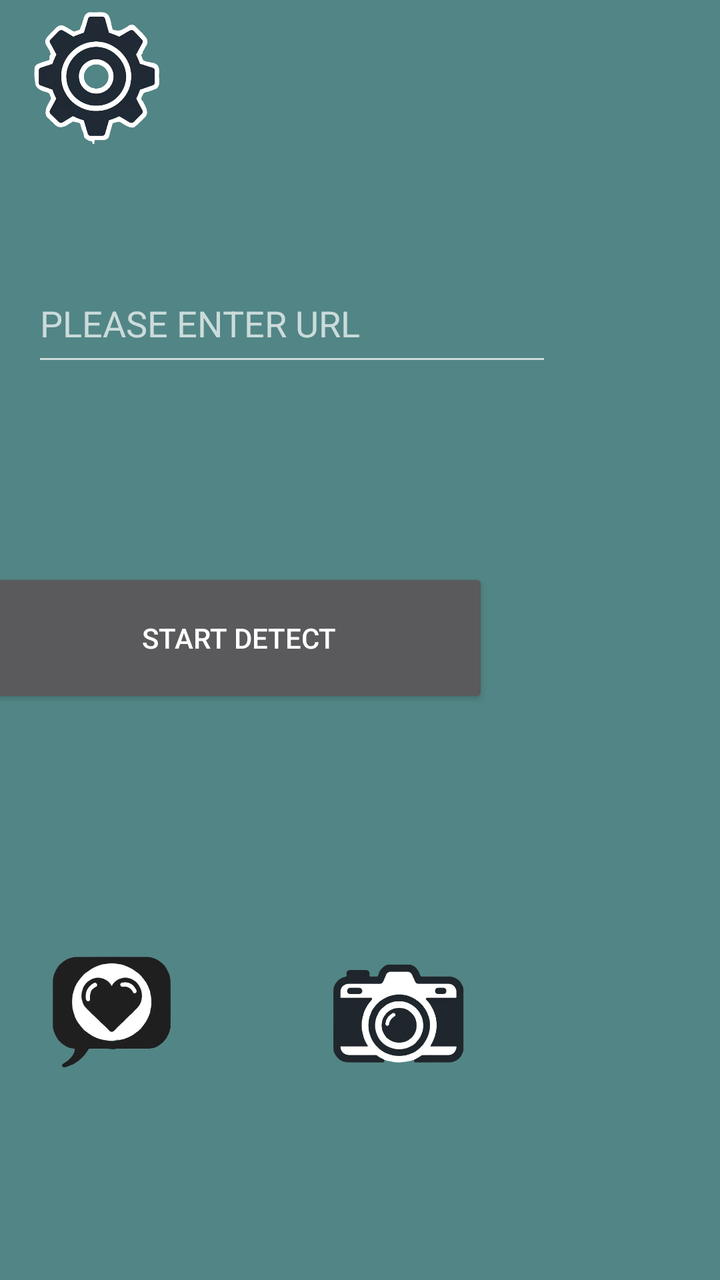
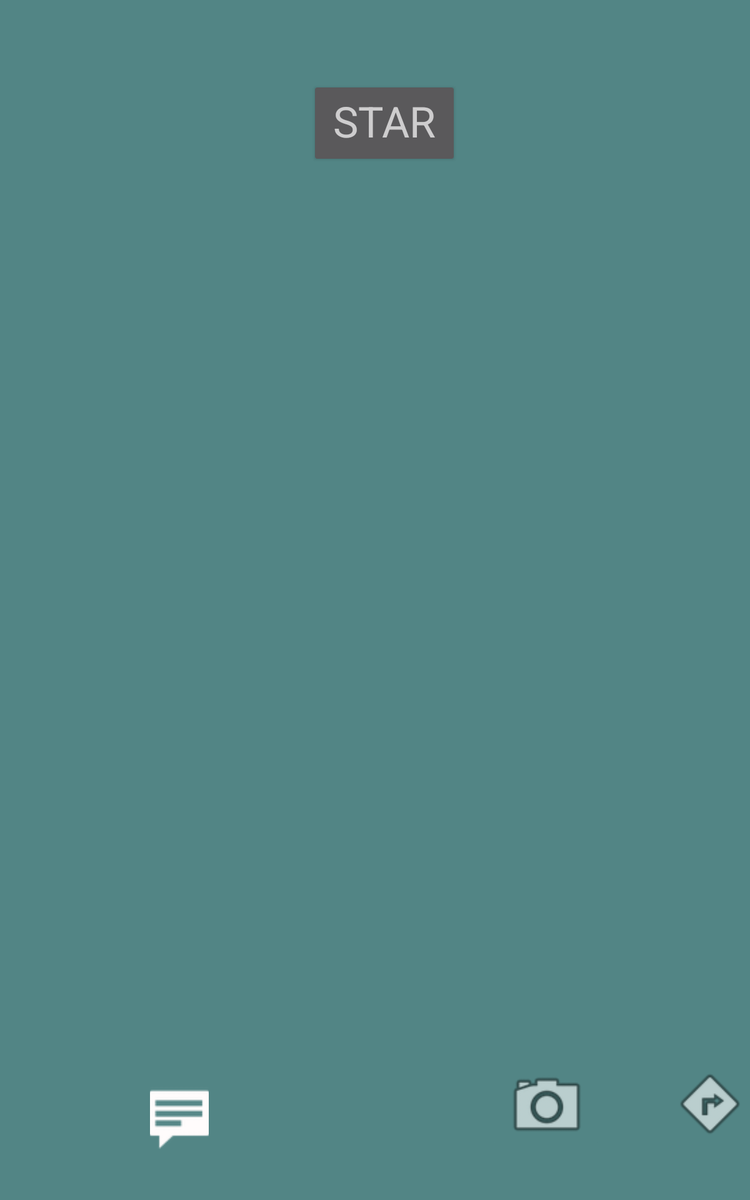

An Android layout and its configuration variant, each rendered on a device that would load it. The default file and the variant file are quoted in full after the pictures.
<!-- AndroidManifest.xml: application theme Theme.Design.NoActionBar -->
<!-- res/layout/fragment_home.xml -->
<?xml version="1.0" encoding="utf-8"?>
<FrameLayout xmlns:android="http://schemas.android.com/apk/res/android"
    xmlns:app="http://schemas.android.com/apk/res-auto"
    xmlns:tools="http://schemas.android.com/tools"
    android:id="@+id/drawer_layout"
    android:layout_width="match_parent"
    android:layout_height="match_parent"
    android:background="#528585"
    tools:context=".FragmentHome">

    <androidx.constraintlayout.widget.ConstraintLayout
        android:layout_width="match_parent"
        android:layout_height="match_parent">


        <androidx.constraintlayout.widget.Guideline
            android:id="@+id/guideline16"
            android:layout_width="wrap_content"
            android:layout_height="wrap_content"
            android:orientation="vertical"
            app:layout_constraintGuide_percent="0.2" />

        <ImageButton
            android:id="@+id/imageButton4"
            android:layout_width="101dp"
            android:layout_height="98dp"
            android:layout_marginTop="136dp"
            android:layout_marginEnd="84dp"
            android:background="@color/背景"
            android:backgroundTint="@color/背景"
            android:scaleType="centerCrop"
            android:src="@mipmap/favorites"
            app:layout_constraintEnd_toStartOf="@+id/guideline13"
            app:layout_constraintTop_toTopOf="@+id/guideline5"
            tools:ignore="SpeakableTextPresentCheck,TouchTargetSizeCheck" />

        <ImageButton
            android:id="@+id/camerabutton1"
            android:layout_width="114dp"
            android:layout_height="100dp"
            android:layout_marginTop="136dp"
            android:backgroundTint="@color/背景"
            android:scaleType="centerCrop"
            android:src="@mipmap/camera"
            app:layout_constraintEnd_toStartOf="@+id/guideline17"
            app:layout_constraintHorizontal_bias="0.684"
            app:layout_constraintStart_toStartOf="@+id/guideline16"
            app:layout_constraintTop_toTopOf="@+id/guideline5"
            tools:ignore="SpeakableTextPresentCheck" />


        <Button
            android:id="@+id/button"
            style="@style/Widget.AppCompat.Button"
            android:layout_width="250dp"
            android:layout_height="70dp"
            android:layout_marginTop="96dp"
            android:layout_marginEnd="44dp"
            android:text="@string/START_DETECT"

            app:layout_constraintEnd_toEndOf="@id/guideline17"
            app:layout_constraintTop_toBottomOf="@+id/urleditText" />

        <EditText
            android:id="@+id/urleditText"
            android:layout_width="260dp"
            android:layout_height="56dp"
            android:layout_marginTop="68dp"
            android:autofillHints=""
            android:ems="10"
            android:hint="@string/ENTER_URL"
            android:inputType="text"
            android:minHeight="48dp"
            app:layout_constraintEnd_toEndOf="parent"
            app:layout_constraintHorizontal_bias="0.16"
            app:layout_constraintStart_toStartOf="parent"
            app:layout_constraintTop_toTopOf="@+id/guideline14"
            tools:ignore="LabelFor,MissingConstraints" />

        <androidx.constraintlayout.widget.Guideline
            android:id="@+id/guideline13"
            android:layout_width="wrap_content"
            android:layout_height="wrap_content"
            android:layout_marginBottom="767dp"
            android:orientation="vertical"
            app:layout_constraintBottom_toTopOf="@+id/camerabutton1"
            app:layout_constraintEnd_toEndOf="parent"
            app:layout_constraintGuide_percent="0.53"
            app:layout_constraintStart_toStartOf="parent"
            app:layout_constraintTop_toTopOf="parent" />

        <ImageButton
            android:id="@+id/imageButton2"
            android:layout_width="88dp"
            android:layout_height="68dp"
            android:layout_marginStart="4dp"
            android:layout_marginTop="4dp"
            android:background="@color/背景"
            android:contentDescription="@string/todo"
            android:scaleType="fitCenter"
            android:src="@mipmap/settings_icon"
            app:layout_constraintStart_toStartOf="parent"
            app:layout_constraintTop_toTopOf="parent" />

        <androidx.constraintlayout.widget.Guideline
            android:id="@+id/guideline5"
            android:layout_width="wrap_content"
            android:layout_height="wrap_content"
            android:orientation="horizontal"
            app:layout_constraintGuide_percent="0.5" />

        <androidx.constraintlayout.widget.Guideline
            android:id="@+id/guideline14"
            android:layout_width="wrap_content"
            android:layout_height="wrap_content"
            android:orientation="horizontal"
            app:layout_constraintGuide_percent="0.1" />

        <androidx.constraintlayout.widget.Guideline
            android:id="@+id/guideline17"
            android:layout_width="wrap_content"
            android:layout_height="wrap_content"
            android:orientation="vertical"
            app:layout_constraintGuide_percent="0.8" />


    </androidx.constraintlayout.widget.ConstraintLayout>

</FrameLayout>
<!-- resources referenced by this layout -->
<resources>
  <!-- mipmap camera: png bitmap (mipmap-hdpi, 82143 bytes) -->
  <!-- mipmap favorites: png bitmap (mipmap-hdpi, 43052 bytes) -->
  <!-- mipmap settings_icon: png bitmap (mipmap-hdpi, 143793 bytes) -->
  <string name="ENTER_URL">PLEASE ENTER URL</string>
  <string name="START_DETECT">START DETECT</string>
  <string name="todo">TODO</string>
</resources>
<!-- res/layout-sw600dp/fragment_home.xml (the repository's variant of the layout above) -->
<!-- drawn on a 7-inch tablet held upright -->
<?xml version="1.0" encoding="utf-8"?>
<FrameLayout xmlns:android="http://schemas.android.com/apk/res/android"
    xmlns:app="http://schemas.android.com/apk/res-auto"
    xmlns:tools="http://schemas.android.com/tools"
    android:id="@+id/drawer_layout"
    android:layout_width="match_parent"
    android:layout_height="match_parent"
    android:background="#528585"
    tools:context=".FragmentHome">

    <androidx.constraintlayout.widget.ConstraintLayout
        android:layout_width="match_parent"
        android:layout_height="match_parent">


        <ImageButton
            android:id="@+id/imageButton4"
            android:layout_width="47dp"
            android:layout_height="55dp"
            android:layout_marginStart="120dp"
            android:background="@color/背景"
            android:backgroundTint="@color/背景"
            android:scaleType="centerCrop"
            android:src="@android:drawable/stat_notify_chat"
            app:layout_constraintBottom_toBottomOf="@+id/camerabutton1"
            app:layout_constraintStart_toStartOf="parent"
            app:layout_constraintTop_toTopOf="@+id/camerabutton1"
            app:layout_constraintVertical_bias="1.0"
            app:tint="#FFFCFC"
            tools:ignore="SpeakableTextPresentCheck,TouchTargetSizeCheck" />

        <ImageButton
            android:id="@+id/imageButton3"
            android:layout_width="69dp"
            android:layout_height="69dp"
            android:layout_marginStart="52dp"
            android:layout_marginBottom="42dp"
            android:background="@color/背景"
            android:backgroundTint="@color/背景"
            android:scaleType="centerCrop"
            android:src="@android:drawable/ic_menu_directions"
            app:layout_constraintBottom_toBottomOf="parent"
            app:layout_constraintEnd_toEndOf="parent"
            app:layout_constraintStart_toEndOf="@+id/camerabutton1"
            tools:ignore="SpeakableTextPresentCheck" />

        <ImageButton
            android:id="@+id/camerabutton1"
            android:layout_width="93dp"
            android:layout_height="71dp"
            android:layout_marginStart="224dp"
            android:backgroundTint="@color/背景"
            android:scaleType="centerCrop"
            android:src="@android:drawable/ic_menu_camera"
            app:layout_constraintBottom_toBottomOf="@+id/imageButton3"
            app:layout_constraintStart_toEndOf="@+id/imageButton4"
            app:layout_constraintTop_toTopOf="@+id/imageButton3"
            app:layout_constraintVertical_bias="0.0"
            tools:ignore="SpeakableTextPresentCheck" />

        <ImageButton
            android:id="@+id/imageButton2"
            android:layout_width="72dp"
            android:layout_height="0dp"
            android:layout_marginStart="9dp"
            android:layout_marginTop="4dp"
            android:layout_marginBottom="109dp"
            android:background="@color/背景"
            android:contentDescription="@string/todo"
            android:scaleType="fitCenter"
            android:src="@drawable/setting_removebg_preview_1"
            app:layout_constraintBottom_toTopOf="@+id/urleditText"
            app:layout_constraintStart_toStartOf="parent"
            app:layout_constraintTop_toTopOf="parent"
            app:tint="#FFFFFF" />

        <EditText
            android:id="@+id/urleditText"
            android:layout_width="0dp"
            android:layout_height="0dp"
            android:layout_marginStart="72dp"
            android:layout_marginEnd="57dp"
            android:layout_marginBottom="937dp"
            android:autofillHints=""
            android:ems="10"
            android:hint="@string/START_DETECT"
            android:inputType="text"
            android:minHeight="90dp"
            android:textSize="30dp"
            app:layout_constraintBottom_toBottomOf="parent"
            app:layout_constraintEnd_toStartOf="@+id/button"
            app:layout_constraintStart_toStartOf="parent"
            app:layout_constraintTop_toBottomOf="@+id/imageButton2"
            tools:ignore="LabelFor,MissingConstraints" />

        <androidx.constraintlayout.widget.Guideline
            android:id="@+id/guideline4"
            android:layout_width="wrap_content"
            android:layout_height="wrap_content"
            android:orientation="horizontal"
            app:layout_constraintGuide_begin="712dp" />

        <Button
            android:id="@+id/button"
            style="@style/Widget.AppCompat.Button"
            android:layout_width="0dp"
            android:layout_height="69dp"
            android:layout_marginEnd="233dp"
            android:text="@string/START_DETECT"
            android:textAppearance="@style/TextAppearance.AppCompat.Display1"
            app:layout_constraintBaseline_toBaselineOf="@+id/urleditText"
            app:layout_constraintEnd_toEndOf="parent"
            app:layout_constraintStart_toEndOf="@+id/urleditText" />

        <androidx.constraintlayout.widget.Guideline
            android:id="@+id/guideline5"
            android:layout_width="wrap_content"
            android:layout_height="wrap_content"
            android:orientation="horizontal"
            app:layout_constraintGuide_begin="413dp" />


    </androidx.constraintlayout.widget.ConstraintLayout>

</FrameLayout>
<!-- resources referenced by the variant -->
<!-- as a 7-inch tablet held upright resolves them -->
<resources>
  <!-- drawable setting_removebg_preview_1: png bitmap (drawable, 6669 bytes) -->
  <string name="START_DETECT">START DETECT</string>
  <string name="todo">TODO</string>
</resources>
